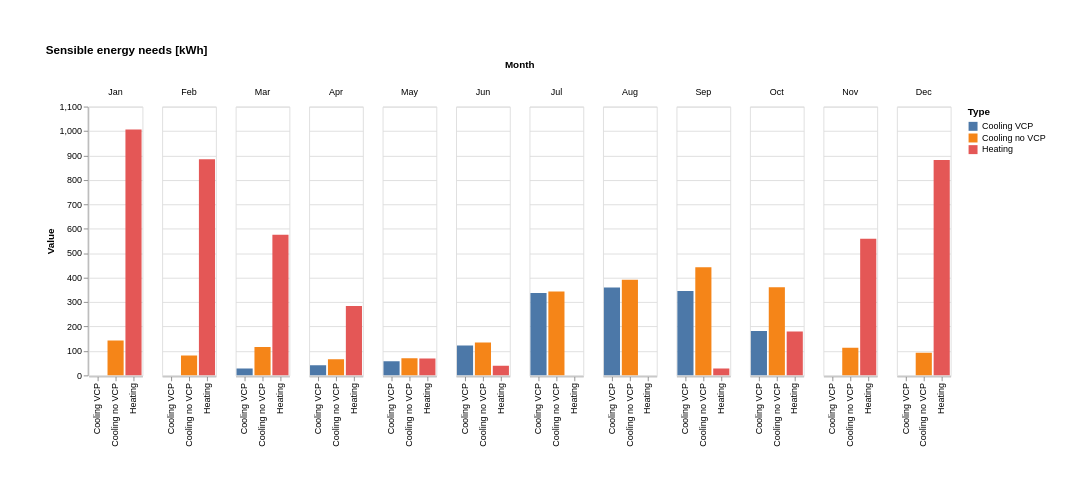

Express this chart as Vega-Lite.
### Vega-Lite specification from a JSON file in a GitHub repository (floating-point values rounded to 4 significant figures)
{"$schema": "https://vega.github.io/schema/vega-lite/v6.1.0.json", "config": {"view": {"continuousHeight": 300, "continuousWidth": 300}}, "data": {"name": "data-d18ffa52c820c842ae326792803a7d68"}, "datasets": {"data-d18ffa52c820c842ae326792803a7d68": [{"Month": "Jan", "Type": "Heating", "Value": 1007.0}, {"Month": "Feb", "Type": "Heating", "Value": 884.2}, {"Month": "Mar", "Type": "Heating", "Value": 576.0}, {"Month": "Apr", "Type": "Heating", "Value": 284.4}, {"Month": "May", "Type": "Heating", "Value": 69.08}, {"Month": "Jun", "Type": "Heating", "Value": 39.38}, {"Month": "Jul", "Type": "Heating", "Value": 0.0}, {"Month": "Aug", "Type": "Heating", "Value": 0.0}, {"Month": "Sep", "Type": "Heating", "Value": 28.82}, {"Month": "Oct", "Type": "Heating", "Value": 179.7}, {"Month": "Nov", "Type": "Heating", "Value": 559.0}, {"Month": "Dec", "Type": "Heating", "Value": 881.9}, {"Month": "Jan", "Type": "Cooling no VCP", "Value": 142.7}, {"Month": "Feb", "Type": "Cooling no VCP", "Value": 81.33}, {"Month": "Mar", "Type": "Cooling no VCP", "Value": 116.0}, {"Month": "Apr", "Type": "Cooling no VCP", "Value": 66.6}, {"Month": "May", "Type": "Cooling no VCP", "Value": 69.93}, {"Month": "Jun", "Type": "Cooling no VCP", "Value": 134.7}, {"Month": "Jul", "Type": "Cooling no VCP", "Value": 343.4}, {"Month": "Aug", "Type": "Cooling no VCP", "Value": 391.9}, {"Month": "Sep", "Type": "Cooling no VCP", "Value": 442.3}, {"Month": "Oct", "Type": "Cooling no VCP", "Value": 360.7}, {"Month": "Nov", "Type": "Cooling no VCP", "Value": 113.7}, {"Month": "Dec", "Type": "Cooling no VCP", "Value": 93.23}, {"Month": "Jan", "Type": "Cooling VCP", "Value": 3.929e-13}, {"Month": "Feb", "Type": "Cooling VCP", "Value": 2.619e-13}, {"Month": "Mar", "Type": "Cooling VCP", "Value": 28.72}, {"Month": "Apr", "Type": "Cooling VCP", "Value": 41.77}, {"Month": "May", "Type": "Cooling VCP", "Value": 57.58}, {"Month": "Jun", "Type": "Cooling VCP", "Value": 122.8}, {"Month": "Jul", "Type": "Cooling VCP", "Value": 337.4}, {"Month": "Aug", "Type": "Cooling VCP", "Value": 360.0}, {"Month": "Sep", "Type": "Cooling VCP", "Value": 346.0}, {"Month": "Oct", "Type": "Cooling VCP", "Value": 182.3}, {"Month": "Nov", "Type": "Cooling VCP", "Value": 3.638e-13}, {"Month": "Dec", "Type": "Cooling VCP", "Value": 2.765e-13}]}, "encoding": {"color": {"field": "Type", "type": "nominal"}, "column": {"field": "Month", "sort": ["Jan", "Feb", "Mar", "Apr", "May", "Jun", "Jul", "Aug", "Sep", "Oct", "Nov", "Dec"], "type": "nominal"}, "tooltip": [{"field": "Month", "type": "nominal"}, {"field": "Type", "type": "nominal"}, {"field": "Value", "type": "quantitative"}], "x": {"field": "Type", "title": "", "type": "ordinal"}, "y": {"field": "Value", "type": "quantitative"}}, "mark": {"type": "bar"}, "padding": 50, "params": [{"bind": "scales", "name": "param_1e9efca18e7a2868", "select": {"encodings": ["x", "y"], "type": "interval"}}], "title": "Sensible energy needs [kWh]"}
